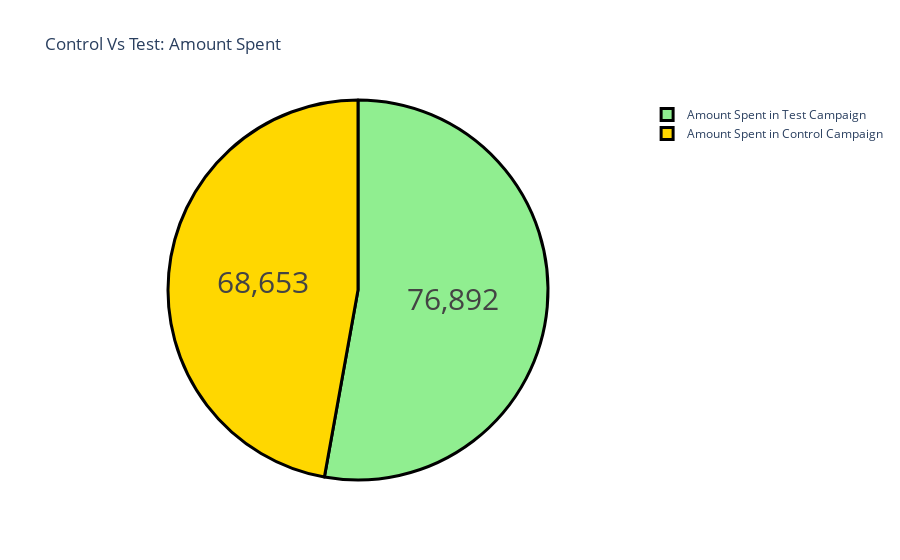

Notebook cell for this chart:
### Code cell
label = ["Amount Spent in Control Campaign", 
         "Amount Spent in Test Campaign"]
counts = [sum(control_data["Amount Spent"]), 
          sum(test_data["Amount Spent"])]
colors = ['gold','lightgreen']
fig = go.Figure(data=[go.Pie(labels=label, values=counts)])
fig.update_layout(title_text='Control Vs Test: Amount Spent')
fig.update_traces(hoverinfo='label+percent', textinfo='value', 
                  textfont_size=30,
                  marker=dict(colors=colors, 
                              line=dict(color='black', width=3)))
fig.show()

### Figure 1 — Plotly figure (JSON) as saved in the notebook; plotly's stock layout.template omitted (floating-point values rounded to 4 significant figures)
{"data": [{"hoverinfo": "label+percent", "labels": ["Amount Spent in Control Campaign", "Amount Spent in Test Campaign"], "marker": {"colors": ["gold", "lightgreen"], "line": {"color": "black", "width": 3}}, "textfont": {"size": 30}, "textinfo": "value", "type": "pie", "values": [68653, 76892]}], "layout": {"title": {"text": "Control Vs Test: Amount Spent"}}}
